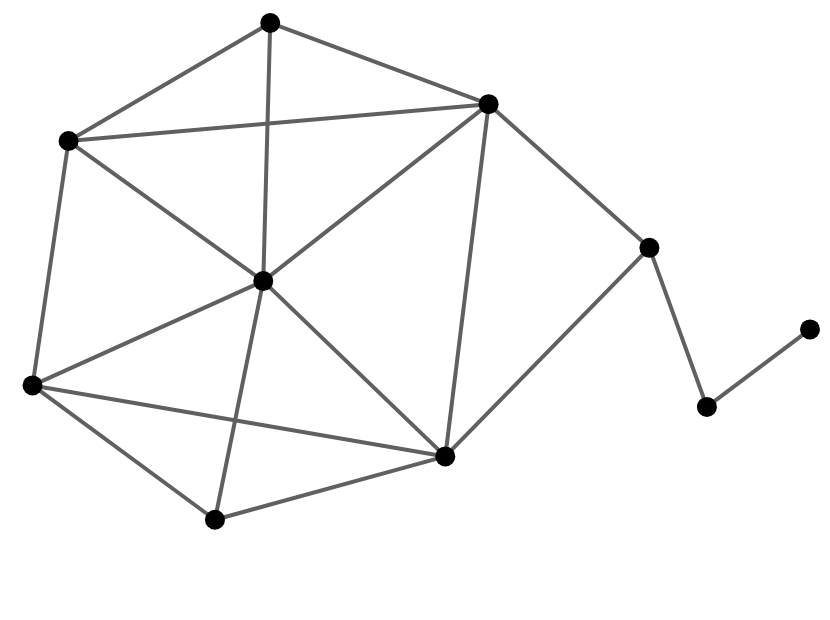

The notebook cell saved with this chart:
### Code cell
G = nx.krackhardt_kite_graph()

chart = alph(G)

chart.configure_view(strokeWidth=0).properties(width=400, height=300)

### Figure 1 — Vega-Lite specification as saved in the notebook (floating-point values rounded to 4 significant figures)
{"$schema": "https://vega.github.io/schema/vega-lite/v5.8.0.json", "config": {"view": {"continuousHeight": 300, "continuousWidth": 300, "strokeWidth": 0}}, "datasets": {"data-ab2b63f450c2ab1ddfd919ed8de6db58": [{"edge": 0, "pair": [0, 1], "source": 0, "target": 1, "x": 119.7, "y": 205.9}, {"edge": 0, "pair": [0, 1], "source": 0, "target": 1, "x": 151.3, "y": 429.9}, {"edge": 1, "pair": [0, 2], "source": 0, "target": 2, "x": 119.7, "y": 205.9}, {"edge": 1, "pair": [0, 2], "source": 0, "target": 2, "x": 279.4, "y": 82.74}, {"edge": 2, "pair": [0, 3], "source": 0, "target": 3, "x": 119.7, "y": 205.9}, {"edge": 2, "pair": [0, 3], "source": 0, "target": 3, "x": 321.6, "y": 301.5}, {"edge": 3, "pair": [0, 5], "source": 0, "target": 5, "x": 119.7, "y": 205.9}, {"edge": 3, "pair": [0, 5], "source": 0, "target": 5, "x": 480.9, "y": 140.8}, {"edge": 4, "pair": [1, 3], "source": 1, "target": 3, "x": 151.3, "y": 429.9}, {"edge": 4, "pair": [1, 3], "source": 1, "target": 3, "x": 321.6, "y": 301.5}, {"edge": 5, "pair": [1, 4], "source": 1, "target": 4, "x": 151.3, "y": 429.9}, {"edge": 5, "pair": [1, 4], "source": 1, "target": 4, "x": 327.7, "y": 538.1}, {"edge": 6, "pair": [1, 6], "source": 1, "target": 6, "x": 151.3, "y": 429.9}, {"edge": 6, "pair": [1, 6], "source": 1, "target": 6, "x": 518.8, "y": 463.7}, {"edge": 7, "pair": [2, 3], "source": 2, "target": 3, "x": 279.4, "y": 82.74}, {"edge": 7, "pair": [2, 3], "source": 2, "target": 3, "x": 321.6, "y": 301.5}, {"edge": 8, "pair": [2, 5], "source": 2, "target": 5, "x": 279.4, "y": 82.74}, {"edge": 8, "pair": [2, 5], "source": 2, "target": 5, "x": 480.9, "y": 140.8}, {"edge": 9, "pair": [3, 4], "source": 3, "target": 4, "x": 321.6, "y": 301.5}, {"edge": 9, "pair": [3, 4], "source": 3, "target": 4, "x": 327.7, "y": 538.1}, {"edge": 10, "pair": [3, 5], "source": 3, "target": 5, "x": 321.6, "y": 301.5}, {"edge": 10, "pair": [3, 5], "source": 3, "target": 5, "x": 480.9, "y": 140.8}, {"edge": 11, "pair": [3, 6], "source": 3, "target": 6, "x": 321.6, "y": 301.5}, {"edge": 11, "pair": [3, 6], "source": 3, "target": 6, "x": 518.8, "y": 463.7}, {"edge": 12, "pair": [4, 6], "source": 4, "target": 6, "x": 327.7, "y": 538.1}, {"edge": 12, "pair": [4, 6], "source": 4, "target": 6, "x": 518.8, "y": 463.7}, {"edge": 13, "pair": [5, 6], "source": 5, "target": 6, "x": 480.9, "y": 140.8}, {"edge": 13, "pair": [5, 6], "source": 5, "target": 6, "x": 518.8, "y": 463.7}, {"edge": 14, "pair": [5, 7], "source": 5, "target": 7, "x": 480.9, "y": 140.8}, {"edge": 14, "pair": [5, 7], "source": 5, "target": 7, "x": 659.5, "y": 332.0}, {"edge": 15, "pair": [6, 7], "source": 6, "target": 7, "x": 518.8, "y": 463.7}, {"edge": 15, "pair": [6, 7], "source": 6, "target": 7, "x": 659.5, "y": 332.0}, {"edge": 16, "pair": [7, 8], "source": 7, "target": 8, "x": 659.5, "y": 332.0}, {"edge": 16, "pair": [7, 8], "source": 7, "target": 8, "x": 709.8, "y": 186.2}, {"edge": 17, "pair": [8, 9], "source": 8, "target": 9, "x": 709.8, "y": 186.2}, {"edge": 17, "pair": [8, 9], "source": 8, "target": 9, "x": 800, "y": 257.2}], "data-f75222240ead53aca6b6d9152f98a8b8": [{"__node_r": 5, "__node_size": 100, "x": 119.7, "y": 205.9}, {"__node_r": 5, "__node_size": 100, "x": 151.3, "y": 429.9}, {"__node_r": 5, "__node_size": 100, "x": 279.4, "y": 82.74}, {"__node_r": 5, "__node_size": 100, "x": 321.6, "y": 301.5}, {"__node_r": 5, "__node_size": 100, "x": 327.7, "y": 538.1}, {"__node_r": 5, "__node_size": 100, "x": 480.9, "y": 140.8}, {"__node_r": 5, "__node_size": 100, "x": 518.8, "y": 463.7}, {"__node_r": 5, "__node_size": 100, "x": 659.5, "y": 332.0}, {"__node_r": 5, "__node_size": 100, "x": 709.8, "y": 186.2}, {"__node_r": 5, "__node_size": 100, "x": 800, "y": 257.2}]}, "height": 300, "layer": [{"data": {"name": "data-ab2b63f450c2ab1ddfd919ed8de6db58"}, "encoding": {"color": {"value": "#606060"}, "detail": {"field": "edge", "type": "quantitative"}, "opacity": {"value": 1}, "strokeWidth": {"value": 2}, "x": {"axis": {"domain": false, "grid": false, "labels": false, "ticks": false, "title": ""}, "field": "x", "type": "quantitative"}, "y": {"axis": {"domain": false, "grid": false, "labels": false, "ticks": false, "title": ""}, "field": "y", "type": "quantitative"}}, "mark": {"type": "line"}}, {"data": {"name": "data-f75222240ead53aca6b6d9152f98a8b8"}, "encoding": {"fill": {"value": "#000"}, "opacity": {"value": 1}, "size": {"value": 100}, "stroke": {"value": "#565656"}, "strokeWidth": {"value": 0}, "tooltip": [], "x": {"axis": {"domain": false, "grid": false, "labels": false, "ticks": false, "title": ""}, "field": "x", "type": "quantitative"}, "y": {"axis": {"domain": false, "grid": false, "labels": false, "ticks": false, "title": ""}, "field": "y", "type": "quantitative"}}, "mark": {"type": "circle"}}], "resolve": {"scale": {"color": "independent", "fill": "independent", "opacity": "independent", "size": "independent", "strokeWidth": "independent"}}, "width": 400}
